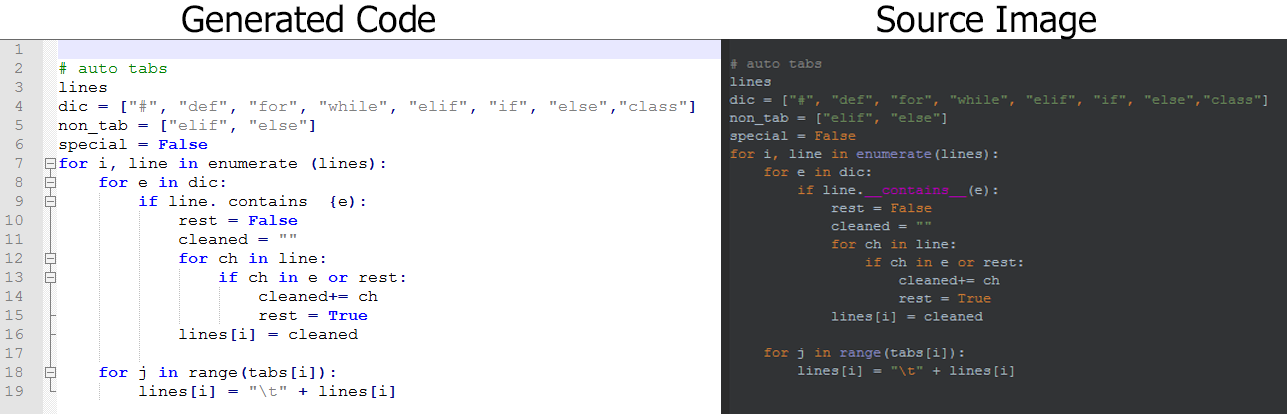
#> input picture example.png, 1287 x 414 px
$ python -i utils.py   (imports and definitions only)
#> lines starting #> are read from the running program, lines starting #| are printed output that depends on the picture; after the words box and inside, x2 and y2 are one past the last pixel; in counts of white or black regions, pixels touching at a corner belong together
#> further down, picture is the input picture: shape (414, 1287, 3); mean B, G, R 170.3, 168.4, 167.7
import cv2
import numpy as np
import statistics as stat

def adjust_gamma(image):
    # Load in the image using the typical imread function using our watch_folder path, and the fileName passed in, then set the final output image to our current image for now
    # Set thresholds. Here, we are using the Hue, Saturation, Value color space model. We will be using these values to decide what values to show in the
    # ranges using a minimum and maximum value.  THESE VALUES CAN BE PLAYED AROUND FOR DIFFERENT COLORS
    hMin = 29  # Hue minimum
    sMin = 30  # Saturation minimum
    vMin = 0   # Value minimum (Also referred to as brightness)
    hMax = 179 # Hue maximum
    sMax = 255 # Saturation maximum
    vMax = 255 # Value maximum
    # Set the minimum and max HSV values to display in the output image using numpys' array function. We need the numpy array since OpenCVs' inRange function will use those.
    lower = np.array([hMin, sMin, vMin])
    upper = np.array([hMax, sMax, vMax])
    # Create HSV Image and threshold it into the proper range.
    hsv = cv2.cvtColor(image, cv2.COLOR_BGR2HSV) # Converting color space from BGR to HSV
#> hsv: shape (414, 1287, 3); mean H, S, V 44.6, 12.5, 171.5
    mask = cv2.inRange(hsv, lower, upper) # Create a mask based on the lower and upper range, using the new HSV image
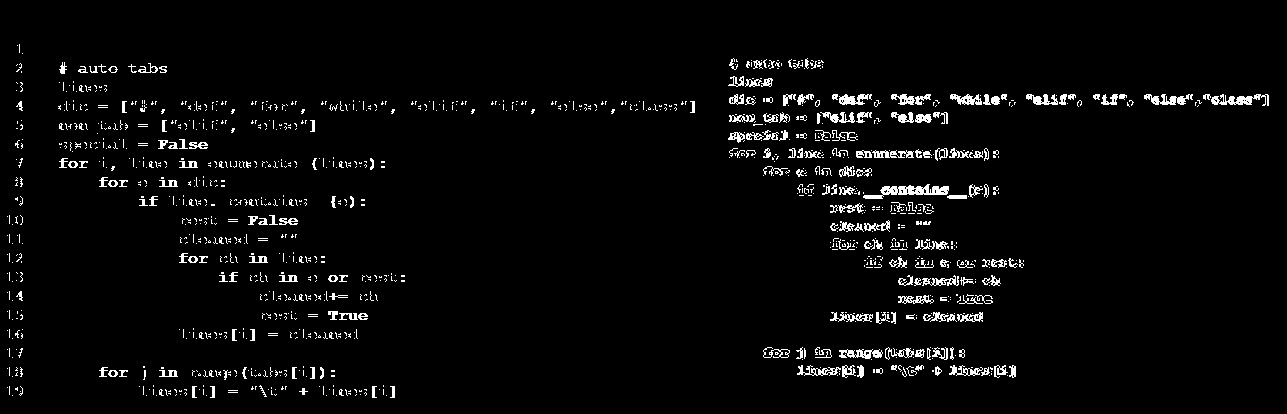
#> mask: shape (414, 1287); 3.4% white in thin lines or dots, all inside (x1, y1, x2, y2) = (7, 44, 1269, 398)
    # Create the output image, using the mask created above. This will perform the removal of all unneeded colors, but will keep a black background.
    output = cv2.bitwise_and(image, image, mask=mask)
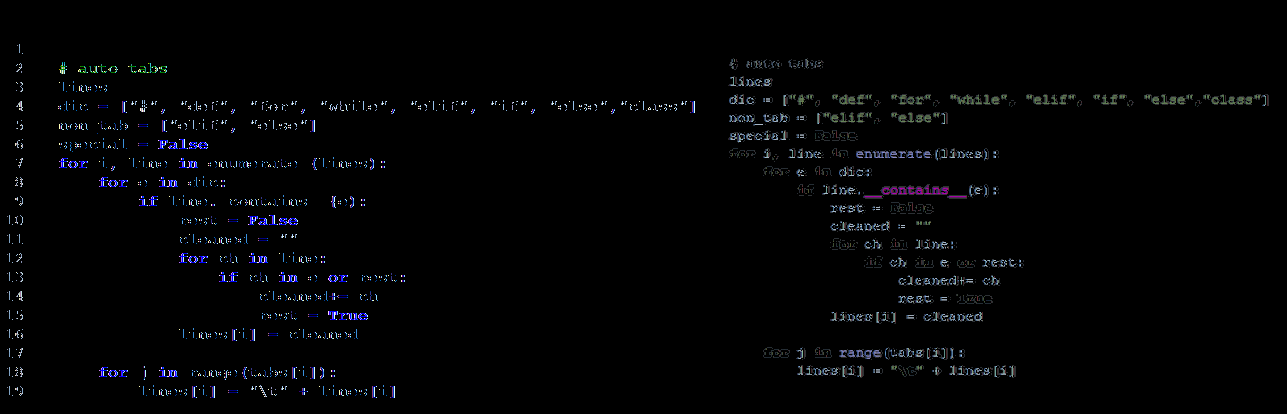
#> output: shape (414, 1287, 3); mean B, G, R 4.5, 3.4, 2.9
    # Add an alpha channel, and update the output image variable
    *_, alpha = cv2.split(output)
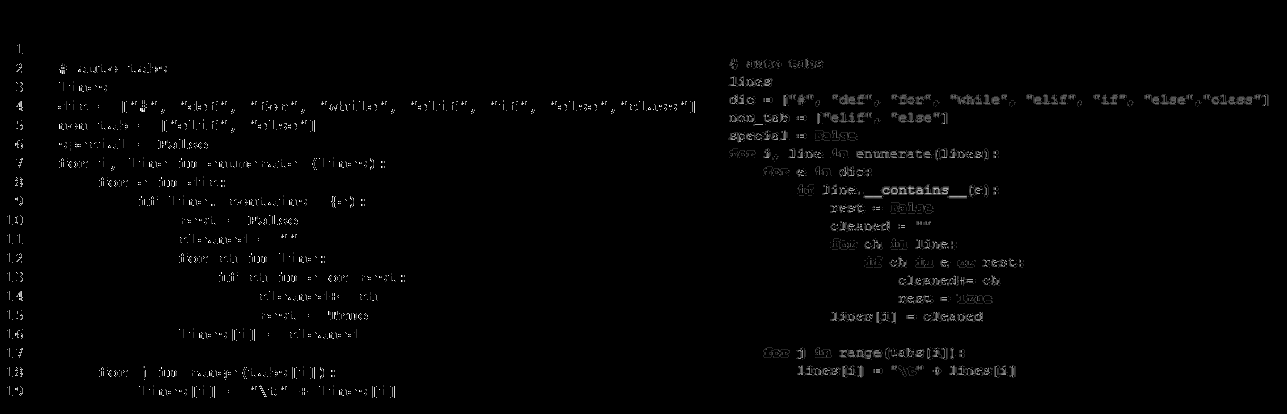
#> alpha: shape (414, 1287); min 0, max 255, mean 2.9
    dst = cv2.merge((output, alpha))
    output = dst
    return output


# return background
# [143 lines left out: functions background, get_step, get_tabs, contrast_old, not called in this run]


def contrast_bright(img, alpha, beta):
    new_img = cv2.addWeighted( img, alpha, img, 0, beta)
    return new_img

>>> import cv2
>>> picture = cv2.imread('example.png')
>>> result = adjust_gamma(picture)
